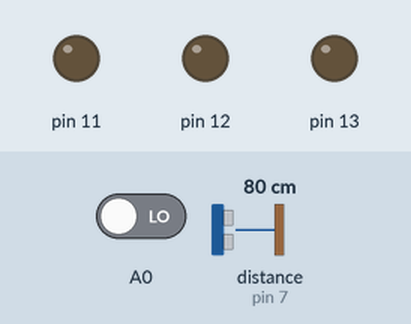
Bench run of a sketch on a simulated Arduino Uno, built with avr-gcc and run on an emulated ATmega328P. On the bench: output pins drawn as LEDs (lit = HIGH). The test bench sets the inputs (shaded band); at power-on: A0 LOW, distance to the obstacle (sensor on pin 7) 80 cm. The echo pulse lasts 58.3 µs per cm.

Above: at 1.2 s.
1.3 s: A0 driven HIGH
At 2.6 s:
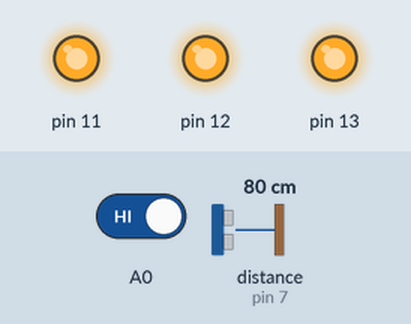
Timing chart, 0 to 4.3 s (numbered marks = the images above; inputs shaded):
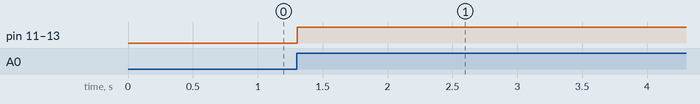

Measured:
- after the input at 1.3 s, pin 11–13: LOW → HIGH at once

The sketch:

collision_detection_and_avoidance_system.ino
```cpp
 int Switch,cm = 0;

 long readUltrasonicDistance(int pin)
 {
  pinMode(pin, OUTPUT);    // Set signal pin as output
  digitalWrite(pin, LOW);  // Send low signal
  delayMicroseconds(2);    // wait for 2 micro second

  digitalWrite(pin, HIGH); //Send high signal
  delayMicroseconds(10);   // Sets the pin on HIGH state for 10 micro seconds
  digitalWrite(pin, LOW);
  pinMode(pin, INPUT);     // set signal pin as input
  // Reads the pin, and returns the sound wave travel time in microseconds
  return pulseIn(pin, HIGH);
}
void setup()
{
  pinMode(A0, INPUT);
  pinMode(13, OUTPUT);
  pinMode(7, INPUT);
  pinMode(12, OUTPUT);
  pinMode(11, OUTPUT);
  Serial.begin(9600);
}

void loop()
{
  Switch= digitalRead(A0);
  if (Switch== HIGH)
  {
  cm = 0.01723 * readUltrasonicDistance(7);
  int ftd = cm/30;
  if (ftd> 0 && ftd < 6)
  {
    digitalWrite(13, HIGH); //Warning light should be on
    digitalWrite(12, HIGH); //buzzer and steeringwheel vibrator should alert driver
    digitalWrite(11, HIGH); // automatic brakes shuld be turned on
    digitalWrite(10, LOW);  // Turn off Safe distance indicating Led
  }
     else if(ftd > 6 && ftd < 8)
  {
    digitalWrite(13, HIGH); //Warning light should be on
    digitalWrite(12, HIGH); //buzzer and steeringwheel vibrator should alert driver
    digitalWrite(11, LOW);  // automatic brakes shuld be turned off
    digitalWrite(10, LOW);  // Turn off Safe distance indicating Led
  }

  else if(ftd > 8 && ftd < 10)
  {
    digitalWrite(13, HIGH); //Warning light should be on
    digitalWrite(12, LOW);  //Turn off buzzer and steeringwheel vibrator
    digitalWrite(11, LOW);  // dont send automatic brake signal
    digitalWrite(10, LOW);  // Turn off Safe distance indicating Led
  }
   else if(ftd > 10)
  {
    digitalWrite(13, LOW);  //Warning light should be off
    digitalWrite(12, LOW);  //Turn off buzzer and steeringwheel vibrator
    digitalWrite(11, LOW);  // dont send automatic brake signal
    digitalWrite(10, HIGH); // Turn on Safe distance indicating Led
   }
  }
}
```
